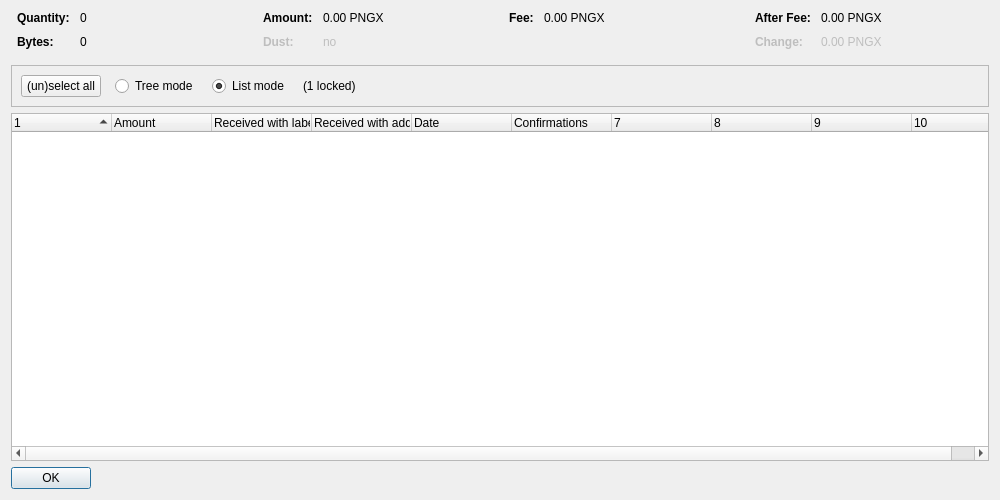
<?xml version="1.0" encoding="UTF-8"?>
<ui version="4.0">
 <class>CoinControlDialog</class>
 <widget class="QDialog" name="CoinControlDialog">
  <property name="geometry">
   <rect>
    <x>0</x>
    <y>0</y>
    <width>1000</width>
    <height>500</height>
   </rect>
  </property>
  <property name="windowTitle">
   <string>Coin Selection</string>
  </property>
  <layout class="QVBoxLayout" name="verticalLayout">
   <item>
    <layout class="QHBoxLayout" name="horizontalLayoutTop" stretch="0,0,0,0">
     <property name="topMargin">
      <number>0</number>
     </property>
     <property name="bottomMargin">
      <number>10</number>
     </property>
     <item>
      <layout class="QFormLayout" name="formLayoutCoinControl1">
       <property name="horizontalSpacing">
        <number>10</number>
       </property>
       <property name="verticalSpacing">
        <number>10</number>
       </property>
       <property name="leftMargin">
        <number>6</number>
       </property>
       <property name="rightMargin">
        <number>6</number>
       </property>
       <item row="0" column="0">
        <widget class="QLabel" name="labelCoinControlQuantityText">
         <property name="font">
          <font>
           <weight>75</weight>
           <bold>true</bold>
          </font>
         </property>
         <property name="text">
          <string>Quantity:</string>
         </property>
        </widget>
       </item>
       <item row="0" column="1">
        <widget class="QLabel" name="labelCoinControlQuantity">
         <property name="cursor">
          <cursorShape>IBeamCursor</cursorShape>
         </property>
         <property name="contextMenuPolicy">
          <enum>Qt::ActionsContextMenu</enum>
         </property>
         <property name="text">
          <string notr="true">0</string>
         </property>
         <property name="textInteractionFlags">
          <set>Qt::LinksAccessibleByMouse|Qt::TextSelectableByKeyboard|Qt::TextSelectableByMouse</set>
         </property>
        </widget>
       </item>
       <item row="1" column="0">
        <widget class="QLabel" name="labelCoinControlBytesText">
         <property name="font">
          <font>
           <weight>75</weight>
           <bold>true</bold>
          </font>
         </property>
         <property name="text">
          <string>Bytes:</string>
         </property>
        </widget>
       </item>
       <item row="1" column="1">
        <widget class="QLabel" name="labelCoinControlBytes">
         <property name="cursor">
          <cursorShape>IBeamCursor</cursorShape>
         </property>
         <property name="contextMenuPolicy">
          <enum>Qt::ActionsContextMenu</enum>
         </property>
         <property name="text">
          <string notr="true">0</string>
         </property>
         <property name="textInteractionFlags">
          <set>Qt::LinksAccessibleByMouse|Qt::TextSelectableByKeyboard|Qt::TextSelectableByMouse</set>
         </property>
        </widget>
       </item>
      </layout>
     </item>
     <item>
      <layout class="QFormLayout" name="formLayoutCoinControl2">
       <property name="horizontalSpacing">
        <number>10</number>
       </property>
       <property name="verticalSpacing">
        <number>10</number>
       </property>
       <property name="leftMargin">
        <number>6</number>
       </property>
       <property name="rightMargin">
        <number>6</number>
       </property>
       <item row="0" column="0">
        <widget class="QLabel" name="labelCoinControlAmountText">
         <property name="font">
          <font>
           <weight>75</weight>
           <bold>true</bold>
          </font>
         </property>
         <property name="text">
          <string>Amount:</string>
         </property>
        </widget>
       </item>
       <item row="0" column="1">
        <widget class="QLabel" name="labelCoinControlAmount">
         <property name="cursor">
          <cursorShape>IBeamCursor</cursorShape>
         </property>
         <property name="contextMenuPolicy">
          <enum>Qt::ActionsContextMenu</enum>
         </property>
         <property name="text">
          <string notr="true">0.00 PNGX</string>
         </property>
         <property name="textInteractionFlags">
          <set>Qt::LinksAccessibleByMouse|Qt::TextSelectableByKeyboard|Qt::TextSelectableByMouse</set>
         </property>
        </widget>
       </item>
       <item row="1" column="0">
        <widget class="QLabel" name="labelCoinControlLowOutputText">
         <property name="enabled">
          <bool>false</bool>
         </property>
         <property name="font">
          <font>
           <weight>75</weight>
           <bold>true</bold>
          </font>
         </property>
         <property name="text">
          <string>Dust:</string>
         </property>
        </widget>
       </item>
       <item row="1" column="1">
        <widget class="QLabel" name="labelCoinControlLowOutput">
         <property name="enabled">
          <bool>false</bool>
         </property>
         <property name="cursor">
          <cursorShape>IBeamCursor</cursorShape>
         </property>
         <property name="contextMenuPolicy">
          <enum>Qt::ActionsContextMenu</enum>
         </property>
         <property name="text">
          <string notr="true">no</string>
         </property>
         <property name="textInteractionFlags">
          <set>Qt::LinksAccessibleByMouse|Qt::TextSelectableByKeyboard|Qt::TextSelectableByMouse</set>
         </property>
        </widget>
       </item>
      </layout>
     </item>
     <item>
      <layout class="QFormLayout" name="formLayoutCoinControl3">
       <property name="horizontalSpacing">
        <number>10</number>
       </property>
       <property name="verticalSpacing">
        <number>10</number>
       </property>
       <property name="leftMargin">
        <number>6</number>
       </property>
       <property name="rightMargin">
        <number>6</number>
       </property>
       <item row="0" column="0">
        <widget class="QLabel" name="labelCoinControlFeeText">
         <property name="font">
          <font>
           <weight>75</weight>
           <bold>true</bold>
          </font>
         </property>
         <property name="text">
          <string>Fee:</string>
         </property>
        </widget>
       </item>
       <item row="0" column="1">
        <widget class="QLabel" name="labelCoinControlFee">
         <property name="cursor">
          <cursorShape>IBeamCursor</cursorShape>
         </property>
         <property name="contextMenuPolicy">
          <enum>Qt::ActionsContextMenu</enum>
         </property>
         <property name="text">
          <string notr="true">0.00 PNGX</string>
         </property>
         <property name="textInteractionFlags">
          <set>Qt::LinksAccessibleByMouse|Qt::TextSelectableByKeyboard|Qt::TextSelectableByMouse</set>
         </property>
        </widget>
       </item>
      </layout>
     </item>
     <item>
      <layout class="QFormLayout" name="formLayoutCoinControl4">
       <property name="horizontalSpacing">
        <number>10</number>
       </property>
       <property name="verticalSpacing">
        <number>10</number>
       </property>
       <property name="leftMargin">
        <number>6</number>
       </property>
       <property name="rightMargin">
        <number>6</number>
       </property>
       <item row="0" column="0">
        <widget class="QLabel" name="labelCoinControlAfterFeeText">
         <property name="font">
          <font>
           <weight>75</weight>
           <bold>true</bold>
          </font>
         </property>
         <property name="text">
          <string>After Fee:</string>
         </property>
        </widget>
       </item>
       <item row="0" column="1">
        <widget class="QLabel" name="labelCoinControlAfterFee">
         <property name="cursor">
          <cursorShape>IBeamCursor</cursorShape>
         </property>
         <property name="contextMenuPolicy">
          <enum>Qt::ActionsContextMenu</enum>
         </property>
         <property name="text">
          <string notr="true">0.00 PNGX</string>
         </property>
         <property name="textInteractionFlags">
          <set>Qt::LinksAccessibleByMouse|Qt::TextSelectableByKeyboard|Qt::TextSelectableByMouse</set>
         </property>
        </widget>
       </item>
       <item row="1" column="0">
        <widget class="QLabel" name="labelCoinControlChangeText">
         <property name="enabled">
          <bool>false</bool>
         </property>
         <property name="font">
          <font>
           <weight>75</weight>
           <bold>true</bold>
          </font>
         </property>
         <property name="text">
          <string>Change:</string>
         </property>
        </widget>
       </item>
       <item row="1" column="1">
        <widget class="QLabel" name="labelCoinControlChange">
         <property name="enabled">
          <bool>false</bool>
         </property>
         <property name="cursor">
          <cursorShape>IBeamCursor</cursorShape>
         </property>
         <property name="contextMenuPolicy">
          <enum>Qt::ActionsContextMenu</enum>
         </property>
         <property name="text">
          <string notr="true">0.00 PNGX</string>
         </property>
         <property name="textInteractionFlags">
          <set>Qt::LinksAccessibleByMouse|Qt::TextSelectableByKeyboard|Qt::TextSelectableByMouse</set>
         </property>
        </widget>
       </item>
      </layout>
     </item>
    </layout>
   </item>
   <item>
    <widget class="QFrame" name="frame">
     <property name="minimumSize">
      <size>
       <width>0</width>
       <height>40</height>
      </size>
     </property>
     <property name="frameShape">
      <enum>QFrame::StyledPanel</enum>
     </property>
     <property name="frameShadow">
      <enum>QFrame::Sunken</enum>
     </property>
     <layout class="QHBoxLayout" name="horizontalLayout">
      <item>
       <layout class="QHBoxLayout" name="horizontalLayoutPanel" stretch="0,0,0,0,0">
        <property name="spacing">
         <number>14</number>
        </property>
        <item>
         <widget class="QPushButton" name="pushButtonSelectAll">
          <property name="sizePolicy">
           <sizepolicy hsizetype="Maximum" vsizetype="Fixed">
            <horstretch>0</horstretch>
            <verstretch>0</verstretch>
           </sizepolicy>
          </property>
          <property name="text">
           <string>(un)select all</string>
          </property>
          <property name="autoDefault">
           <bool>false</bool>
          </property>
         </widget>
        </item>
        <item>
         <widget class="QRadioButton" name="radioTreeMode">
          <property name="sizePolicy">
           <sizepolicy hsizetype="Maximum" vsizetype="Fixed">
            <horstretch>0</horstretch>
            <verstretch>0</verstretch>
           </sizepolicy>
          </property>
          <property name="text">
           <string>Tree mode</string>
          </property>
         </widget>
        </item>
        <item>
         <widget class="QRadioButton" name="radioListMode">
          <property name="sizePolicy">
           <sizepolicy hsizetype="Maximum" vsizetype="Fixed">
            <horstretch>0</horstretch>
            <verstretch>0</verstretch>
           </sizepolicy>
          </property>
          <property name="text">
           <string>List mode</string>
          </property>
          <property name="checked">
           <bool>true</bool>
          </property>
         </widget>
        </item>
        <item>
         <widget class="QLabel" name="labelLocked">
          <property name="text">
           <string notr="true">(1 locked)</string>
          </property>
         </widget>
        </item>
        <item>
         <spacer name="horizontalSpacer">
          <property name="orientation">
           <enum>Qt::Horizontal</enum>
          </property>
          <property name="sizeHint" stdset="0">
           <size>
            <width>40</width>
            <height>20</height>
           </size>
          </property>
         </spacer>
        </item>
       </layout>
      </item>
     </layout>
    </widget>
   </item>
   <item>
    <widget class="CoinControlTreeWidget" name="treeWidget">
     <property name="contextMenuPolicy">
      <enum>Qt::CustomContextMenu</enum>
     </property>
     <property name="sortingEnabled">
      <bool>false</bool>
     </property>
     <property name="columnCount">
      <number>10</number>
     </property>
     <attribute name="headerShowSortIndicator" stdset="0">
      <bool>true</bool>
     </attribute>
     <attribute name="headerStretchLastSection">
      <bool>false</bool>
     </attribute>
     <column>
      <property name="text">
       <string/>
      </property>
     </column>
     <column>
      <property name="text">
       <string>Amount</string>
      </property>
     </column>
     <column>
      <property name="text">
       <string>Received with label</string>
      </property>
     </column>
     <column>
      <property name="text">
       <string>Received with address</string>
      </property>
     </column>
     <column>
      <property name="text">
       <string>Date</string>
      </property>
     </column>
     <column>
      <property name="text">
       <string>Confirmations</string>
      </property>
      <property name="toolTip">
       <string>Confirmed</string>
      </property>
     </column>
     <column>
      <property name="text">
       <string/>
      </property>
     </column>
     <column>
      <property name="text">
       <string/>
      </property>
     </column>
     <column>
      <property name="text">
       <string/>
      </property>
     </column>
     <column>
      <property name="text">
       <string/>
      </property>
     </column>
    </widget>
   </item>
   <item>
    <widget class="QDialogButtonBox" name="buttonBox">
     <property name="sizePolicy">
      <sizepolicy hsizetype="Maximum" vsizetype="Fixed">
       <horstretch>0</horstretch>
       <verstretch>0</verstretch>
      </sizepolicy>
     </property>
     <property name="orientation">
      <enum>Qt::Horizontal</enum>
     </property>
     <property name="standardButtons">
      <set>QDialogButtonBox::Ok</set>
     </property>
    </widget>
   </item>
  </layout>
 </widget>
 <customwidgets>
  <customwidget>
   <class>CoinControlTreeWidget</class>
   <extends>QTreeWidget</extends>
   <header>coincontroltreewidget.h</header>
  </customwidget>
 </customwidgets>
 <resources/>
 <connections/>
</ui>
